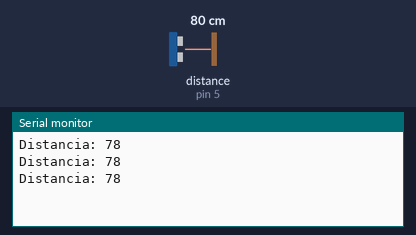
Recording of a sketch running on a simulated Arduino Uno, built with avr-gcc and run on an emulated ATmega328P. Shown: the last lines printed to the serial monitor. Wiring (inferred from the names in the program): ultrasonic range finder: trigger pin 4; echo pin 5. The test bench sets the inputs (shaded band); at power-on: distance to the obstacle (sensor on pin 5) 80 cm. The echo pulse lasts 58.3 µs per cm.

Above: at 1.3 s.
1.4 s: distance to the obstacle (sensor on pin 5) set to 2 cm
At 2.0 s:
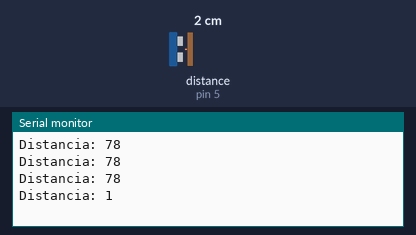
2.9 s: distance to the obstacle (sensor on pin 5) set to 4 cm
At 3.4 s:
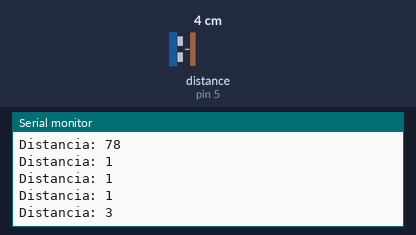
Timing chart, 0 to 5.9 s (numbered marks = the images above; inputs shaded):
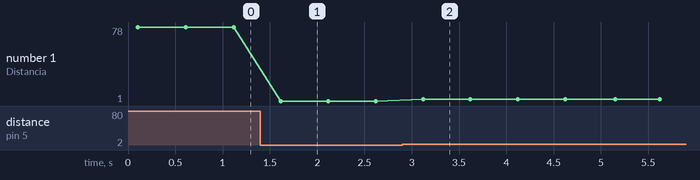

The sketch:

Ultrasonic.ino
```cpp
const int trigPin = 4;
const int echoPin = 5;
int lista[10] = {0,0,0,0,0,0,0,0,0,0} ;
double total = 0;
unsigned long duration;
int distance;
/*----------------------------------------------------------*/


void setup() {

  pinMode(trigPin, OUTPUT);
  pinMode(echoPin, INPUT);
  Serial.begin(9600);
  delay(100);
}

int value = 0;

void loop() {
  for (int i = 0; i<10; i++){
    // Limpiamos el trigger
    digitalWrite(trigPin, LOW);
    delayMicroseconds(2);
    // Seteamos el trigger en HIGH por 10 microSegundos
    digitalWrite(trigPin, HIGH);
    delayMicroseconds(10);
    digitalWrite(trigPin, LOW);
    // Leemos el echo, retorna el tiempo que duro la onda de sonido en microsegundos
    duration = pulseIn(echoPin, HIGH);
    // Calcula la distancia
    distance= duration*0.034/2;
    Serial.print("Distancia: ");
    Serial.println(distance);
    // Imprime la distancia
    lista[i]=distance;
    total = total + distance;
    delay(500);
  }
  double promedioFinal = (total/10);
  int promedioFinalAux = (int)promedioFinal;
  Serial.print("Promedio de Distancia: ");
  Serial.println(promedioFinalAux);
  total = 0;
}
```

Measured:
- after the input at 1.4 s, the serial monitor: prints a new line after 0.22 s (image 1)
- after the input at 2.9 s, the serial monitor: prints a new line after 0.22 s (image 2)
- plotted number 1: 78 → 1 after the input at 1.4 s, 1 → 3 after the input at 2.9 s
